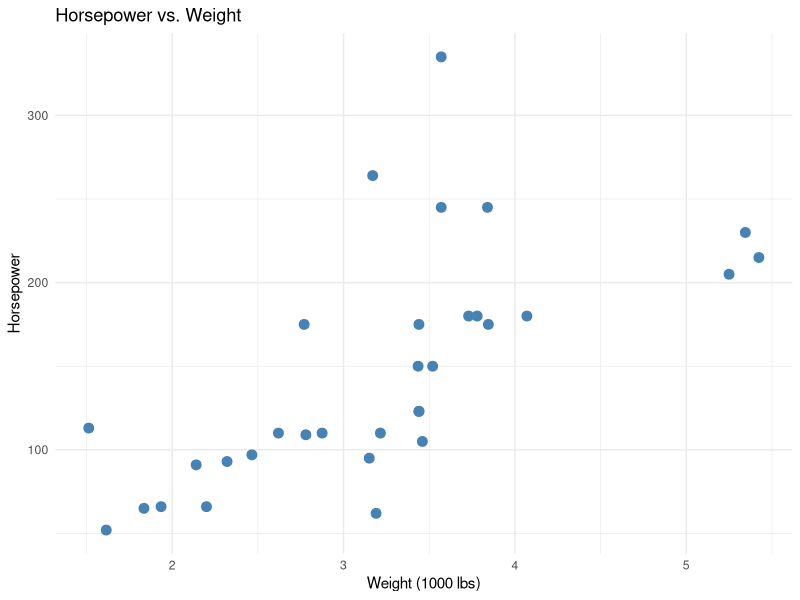

R code for this plot:
## ---- chunk 1
library(dplyr)
library(knitr)

mtcars %>%
  select(mpg, cyl, hp, wt) %>%
  head(10) %>%
  kable()
## ---- chunk 2
library(ggplot2)

ggplot(mtcars, aes(x = wt, y = hp)) +
  geom_point(color = "steelblue", size = 3) +
  labs(
    title = "Horsepower vs. Weight",
    x = "Weight (1000 lbs)",
    y = "Horsepower"
  ) +
  theme_minimal()
